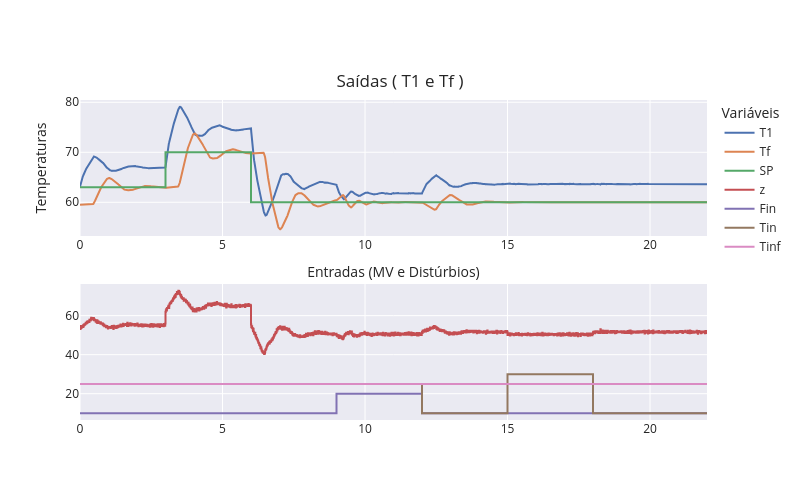

The notebook cell this image was saved under:
### Code cell
TU =np.array(
[    # Time,   SP ,  Fin , Tin, Tinf
      [  0 ,  63 ,  10  ,  25, 25  ],
      [  3,  70 ,  10  ,  25, 25  ],
      [  6 ,  60 ,  10  ,  25, 25  ],
      [  9 ,  60 ,  20  ,  25, 25  ],
      [  12 ,  60 ,  10  ,  10, 25  ],
      [  15 ,  60 ,  10  ,  30, 25  ],
      [  18,   60,   10  ,  10, 25  ],
      [  22,   60,   10  ,  10, 25  ],
])      


Simulacao_MF_FF (TanqueAquecimentoTubulacao, T0, TU, CV =-1, Kp=1,Ti=0.3,Td=0.1,b=1,
              Ruido = 0.05, U_bias=50, dt=0.01, Plotly = True );

### Figure 1 — Plotly figure (JSON) as saved in the notebook; plotly's stock layout.template omitted (floating-point values rounded to 4 significant figures; data arrays with more than 128 entries replaced by an {"elided": "..."} marker saying what was removed)
{"data": [{"name": "T1", "type": "scatter", "x": {"elided": "2201 float values"}, "xaxis": "x", "y": {"elided": "2201 float values"}, "yaxis": "y"}, {"name": "Tf", "type": "scatter", "x": {"elided": "2201 float values"}, "xaxis": "x", "y": {"elided": "2201 float values"}, "yaxis": "y"}, {"line": {"shape": "hv"}, "name": "SP", "type": "scatter", "x": {"elided": "2201 float values"}, "xaxis": "x", "y": {"elided": "2201 float values"}, "yaxis": "y"}, {"line": {"shape": "hv"}, "name": "z", "type": "scatter", "x": {"elided": "2201 float values"}, "xaxis": "x2", "y": {"elided": "2201 float values"}, "yaxis": "y2"}, {"line": {"shape": "hv"}, "name": "Fin", "type": "scatter", "x": {"elided": "2201 float values"}, "xaxis": "x2", "y": {"elided": "2201 float values"}, "yaxis": "y2"}, {"line": {"shape": "hv"}, "name": "Tin", "type": "scatter", "x": {"elided": "2201 float values"}, "xaxis": "x2", "y": {"elided": "2201 float values"}, "yaxis": "y2"}, {"line": {"shape": "hv"}, "name": "Tinf", "type": "scatter", "x": {"elided": "2201 float values"}, "xaxis": "x2", "y": {"elided": "2201 float values"}, "yaxis": "y2"}], "layout": {"height": 500, "legend": {"title": {"text": "Variáveis"}}, "title": {"text": "Saídas ( T1 e Tf )", "x": 0.5, "xanchor": "center", "y": 0.85, "yanchor": "top"}, "width": 800, "xaxis": {"anchor": "y", "domain": [0, 1], "matches": "x", "title": {"text": "Entradas (MV e Distúrbios)"}}, "xaxis2": {"anchor": "y2", "domain": [0, 1], "matches": "x"}, "yaxis": {"anchor": "x", "domain": [0.575, 1], "title": {"text": "Temperaturas"}}, "yaxis2": {"anchor": "x2", "domain": [0, 0.425]}}}
